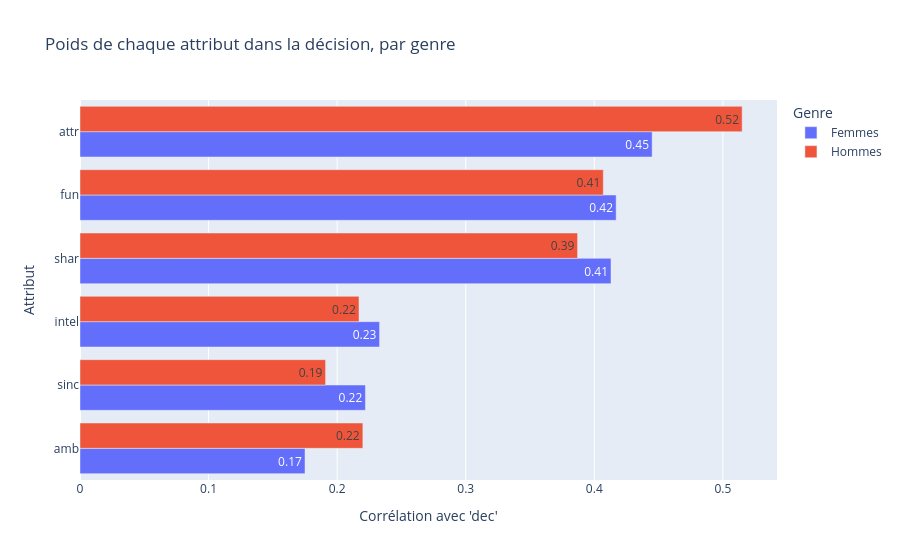

The code cell stored with this chart in its notebook:
### Code cell
corr_long = correlations.reset_index().melt(
    id_vars="gender",
    var_name="Attribut",
    value_name="Corrélation avec 'dec'"
)
corr_long = corr_long.rename(columns={"gender": "Genre"})

fig = px.bar(
    corr_long,
    x="Corrélation avec 'dec'",
    y="Attribut",
    color="Genre",
    barmode="group",
    orientation="h",
    title="Poids de chaque attribut dans la décision, par genre",
    text_auto=".2f"
)
fig.update_yaxes(categoryorder="total ascending")
fig.show()

### Figure 1 — Plotly figure (JSON) as saved in the notebook; plotly's stock layout.template omitted (floating-point values rounded to 4 significant figures)
{"data": [{"alignmentgroup": "True", "hovertemplate": "Genre=Femmes<br>Corrélation avec 'dec'=%{x}<br>Attribut=%{y}<extra></extra>", "legendgroup": "Femmes", "marker": {"color": "#636efa", "pattern": {"shape": ""}}, "name": "Femmes", "offsetgroup": "Femmes", "orientation": "h", "showlegend": true, "textposition": "auto", "texttemplate": "%{x:.2f}", "type": "bar", "x": [0.445, 0.222, 0.233, 0.417, 0.175, 0.413], "xaxis": "x", "y": ["attr", "sinc", "intel", "fun", "amb", "shar"], "yaxis": "y"}, {"alignmentgroup": "True", "hovertemplate": "Genre=Hommes<br>Corrélation avec 'dec'=%{x}<br>Attribut=%{y}<extra></extra>", "legendgroup": "Hommes", "marker": {"color": "#EF553B", "pattern": {"shape": ""}}, "name": "Hommes", "offsetgroup": "Hommes", "orientation": "h", "showlegend": true, "textposition": "auto", "texttemplate": "%{x:.2f}", "type": "bar", "x": [0.515, 0.191, 0.217, 0.407, 0.22, 0.387], "xaxis": "x", "y": ["attr", "sinc", "intel", "fun", "amb", "shar"], "yaxis": "y"}], "layout": {"barmode": "group", "legend": {"title": {"text": "Genre"}, "tracegroupgap": 0}, "title": {"text": "Poids de chaque attribut dans la décision, par genre"}, "xaxis": {"anchor": "y", "domain": [0, 1], "title": {"text": "Corrélation avec 'dec'"}}, "yaxis": {"anchor": "x", "categoryorder": "total ascending", "domain": [0, 1], "title": {"text": "Attribut"}}}}
